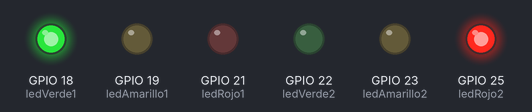
Simulated run of this sketch. Board: ESP32. On the bench: output pins drawn as LEDs (lit = HIGH).

Above: at 1.7 s.
At 4.7 s:
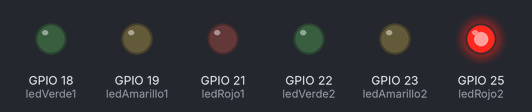
At 7.0 s:
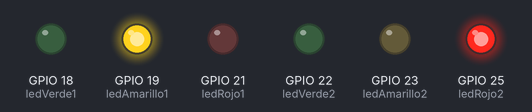
At 9.7 s:
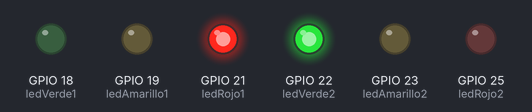
At 12.7 s:
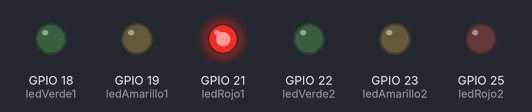
At 15.0 s:
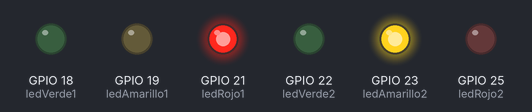
Timing chart, 0 to 18.4 s (numbered marks = the images above):
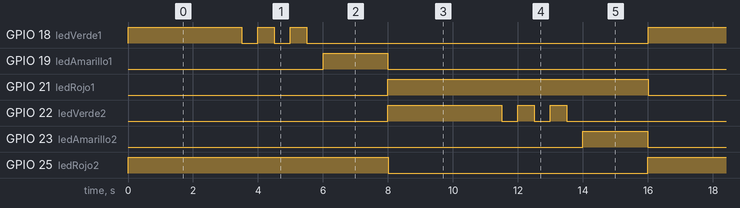

Measured:
- by itself, GPIO 18 (ledVerde1): repeats every 16.0 s: 2 × (LOW 0.50 s, HIGH 0.50 s), LOW 10.5 s, HIGH 3.5 s
- by itself, GPIO 19 (ledAmarillo1), GPIO 23 (ledAmarillo2): alternates HIGH for 2.0 s and LOW for 14.0 s
- by itself, GPIO 21 (ledRojo1), GPIO 25 (ledRojo2): alternates HIGH for 8.0 s and LOW for 8.0 s
- by itself, GPIO 22 (ledVerde2): LOW → HIGH at 8.0 s, → LOW 3.5 s later, → HIGH 0.50 s later, → LOW 0.50 s later, … (12 changes in this stretch)

The sketch:

DosSemaforos.ino
```cpp
/*
  Control de dos semáforos con alternancia, espera y parpadeo en el LED verde
  Semáforo 1: GPIO 18, 19, 21
  Semáforo 2: GPIO 22, 23, 25
*/

const int ledRojo1 = 21;
const int ledAmarillo1 = 19;
const int ledVerde1 = 18;

const int ledRojo2 = 25;
const int ledAmarillo2 = 23;
const int ledVerde2 = 22;

void setup() {
  // Configuración de pines como salida para ambos semáforos
  pinMode(ledRojo1, OUTPUT);
  pinMode(ledAmarillo1, OUTPUT);
  pinMode(ledVerde1, OUTPUT);

  pinMode(ledRojo2, OUTPUT);
  pinMode(ledAmarillo2, OUTPUT);
  pinMode(ledVerde2, OUTPUT);
}

void loop() {
  // Semáforo 1: verde (espera 3 segundos), luego parpadea 3 veces
  digitalWrite(ledRojo1, LOW);
  digitalWrite(ledAmarillo1, LOW);
  digitalWrite(ledVerde1, HIGH);
  digitalWrite(ledRojo2, HIGH);   // Semáforo 2 rojo
  digitalWrite(ledAmarillo2, LOW);
  digitalWrite(ledVerde2, LOW);

  delay(3000);  // 3 segundos de espera con verde encendido antes de parpadear

  // Parpadeo del verde 3 veces
  for (int i = 0; i < 3; i++) {
    digitalWrite(ledVerde1, HIGH); // Verde encendido
    delay(500);                    // Esperar 500 ms (medio segundo)
    digitalWrite(ledVerde1, LOW);  // Verde apagado
    delay(500);                    // Esperar 500 ms (medio segundo)
  }

  // Cambio a amarillo en Semáforo 1
  digitalWrite(ledVerde1, LOW);
  digitalWrite(ledAmarillo1, HIGH);
  delay(2000); // 2 segundos con amarillo

  // Semáforo 1 rojo y Semáforo 2 verde parpadeando
  digitalWrite(ledAmarillo1, LOW);
  digitalWrite(ledRojo1, HIGH);

  digitalWrite(ledVerde2, HIGH);  // Verde parpadea en Semáforo 2
  digitalWrite(ledRojo2, LOW);
  digitalWrite(ledAmarillo2, LOW);

  delay(3000);  // 3 segundos de espera con verde encendido antes de parpadear

  // Parpadeo del verde 3 veces en Semáforo 2
  for (int i = 0; i < 3; i++) {
    digitalWrite(ledVerde2, HIGH); // Verde encendido
    delay(500);                    // Esperar 500 ms (medio segundo)
    digitalWrite(ledVerde2, LOW);  // Verde apagado
    delay(500);                    // Esperar 500 ms (medio segundo)
  }

  // Cambio a amarillo en Semáforo 2
  digitalWrite(ledVerde2, LOW);
  digitalWrite(ledAmarillo2, HIGH);
  delay(2000); // 2 segundos con amarillo

  // Semáforo 2 rojo
  digitalWrite(ledAmarillo2, LOW);
  digitalWrite(ledRojo2, HIGH);

}
```
